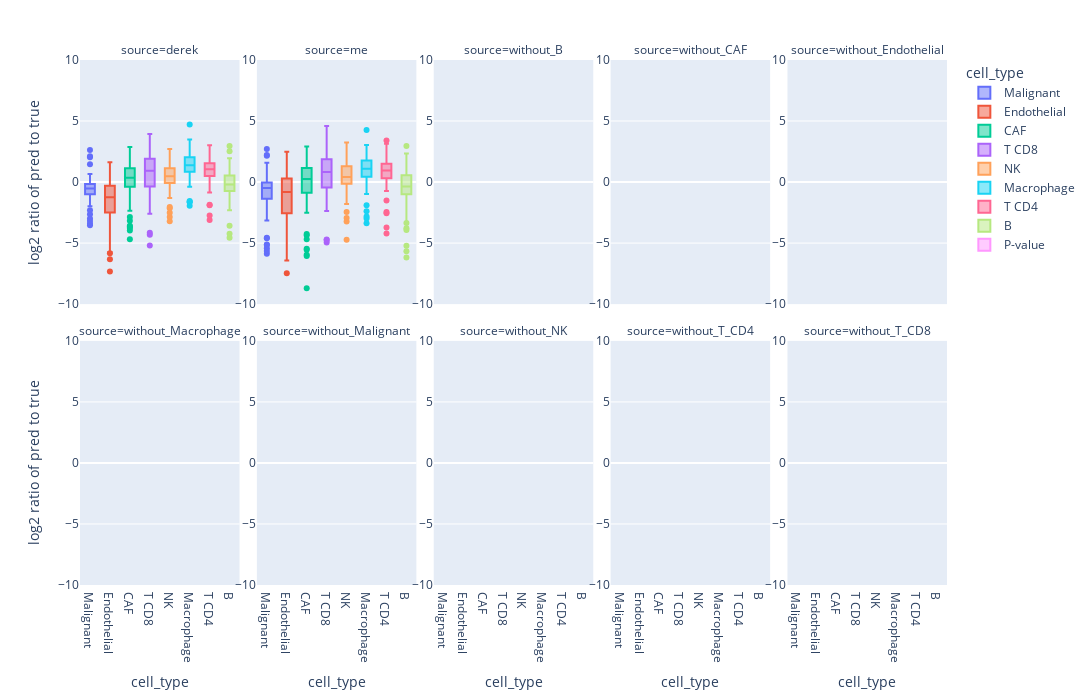

The code cell stored with this chart in its notebook:
### Code cell
fig = px.box(
    df,
    x="cell_type",
    y="log2 ratio of pred to true",
    facet_col="source",
    color="cell_type",
    facet_col_wrap=5,
)
fig.update_yaxes(
    range=(-10, 10),
    #     scaleanchor="x", scaleratio=1,
    showticklabels=True,
)
fig.update_layout(
    width=1200,
    height=700,
)
fig.show()
